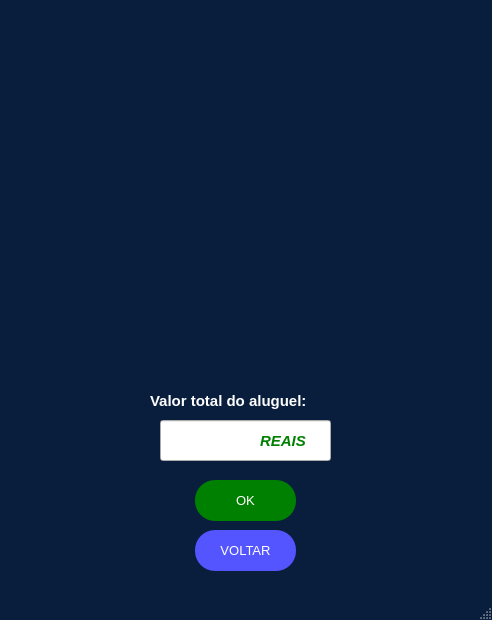
<?xml version="1.0" encoding="UTF-8"?>
<ui version="4.0">
 <class>MainWindow</class>
 <widget class="QMainWindow" name="MainWindow">
  <property name="geometry">
   <rect>
    <x>0</x>
    <y>0</y>
    <width>492</width>
    <height>620</height>
   </rect>
  </property>
  <property name="palette">
   <palette>
    <active>
     <colorrole role="WindowText">
      <brush brushstyle="SolidPattern">
       <color alpha="255">
        <red>255</red>
        <green>255</green>
        <blue>255</blue>
       </color>
      </brush>
     </colorrole>
     <colorrole role="Button">
      <brush brushstyle="SolidPattern">
       <color alpha="255">
        <red>9</red>
        <green>30</green>
        <blue>61</blue>
       </color>
      </brush>
     </colorrole>
     <colorrole role="Light">
      <brush brushstyle="SolidPattern">
       <color alpha="255">
        <red>13</red>
        <green>45</green>
        <blue>91</blue>
       </color>
      </brush>
     </colorrole>
     <colorrole role="Midlight">
      <brush brushstyle="SolidPattern">
       <color alpha="255">
        <red>11</red>
        <green>37</green>
        <blue>76</blue>
       </color>
      </brush>
     </colorrole>
     <colorrole role="Dark">
      <brush brushstyle="SolidPattern">
       <color alpha="255">
        <red>4</red>
        <green>15</green>
        <blue>30</blue>
       </color>
      </brush>
     </colorrole>
     <colorrole role="Mid">
      <brush brushstyle="SolidPattern">
       <color alpha="255">
        <red>6</red>
        <green>20</green>
        <blue>41</blue>
       </color>
      </brush>
     </colorrole>
     <colorrole role="Text">
      <brush brushstyle="SolidPattern">
       <color alpha="255">
        <red>255</red>
        <green>255</green>
        <blue>255</blue>
       </color>
      </brush>
     </colorrole>
     <colorrole role="BrightText">
      <brush brushstyle="SolidPattern">
       <color alpha="255">
        <red>255</red>
        <green>255</green>
        <blue>255</blue>
       </color>
      </brush>
     </colorrole>
     <colorrole role="ButtonText">
      <brush brushstyle="SolidPattern">
       <color alpha="255">
        <red>255</red>
        <green>255</green>
        <blue>255</blue>
       </color>
      </brush>
     </colorrole>
     <colorrole role="Base">
      <brush brushstyle="SolidPattern">
       <color alpha="255">
        <red>0</red>
        <green>0</green>
        <blue>0</blue>
       </color>
      </brush>
     </colorrole>
     <colorrole role="Window">
      <brush brushstyle="SolidPattern">
       <color alpha="255">
        <red>9</red>
        <green>30</green>
        <blue>61</blue>
       </color>
      </brush>
     </colorrole>
     <colorrole role="Shadow">
      <brush brushstyle="SolidPattern">
       <color alpha="255">
        <red>0</red>
        <green>0</green>
        <blue>0</blue>
       </color>
      </brush>
     </colorrole>
     <colorrole role="AlternateBase">
      <brush brushstyle="SolidPattern">
       <color alpha="255">
        <red>4</red>
        <green>15</green>
        <blue>30</blue>
       </color>
      </brush>
     </colorrole>
     <colorrole role="ToolTipBase">
      <brush brushstyle="SolidPattern">
       <color alpha="255">
        <red>255</red>
        <green>255</green>
        <blue>220</blue>
       </color>
      </brush>
     </colorrole>
     <colorrole role="ToolTipText">
      <brush brushstyle="SolidPattern">
       <color alpha="255">
        <red>0</red>
        <green>0</green>
        <blue>0</blue>
       </color>
      </brush>
     </colorrole>
     <colorrole role="PlaceholderText">
      <brush brushstyle="SolidPattern">
       <color alpha="128">
        <red>255</red>
        <green>255</green>
        <blue>255</blue>
       </color>
      </brush>
     </colorrole>
    </active>
    <inactive>
     <colorrole role="WindowText">
      <brush brushstyle="SolidPattern">
       <color alpha="255">
        <red>255</red>
        <green>255</green>
        <blue>255</blue>
       </color>
      </brush>
     </colorrole>
     <colorrole role="Button">
      <brush brushstyle="SolidPattern">
       <color alpha="255">
        <red>9</red>
        <green>30</green>
        <blue>61</blue>
       </color>
      </brush>
     </colorrole>
     <colorrole role="Light">
      <brush brushstyle="SolidPattern">
       <color alpha="255">
        <red>13</red>
        <green>45</green>
        <blue>91</blue>
       </color>
      </brush>
     </colorrole>
     <colorrole role="Midlight">
      <brush brushstyle="SolidPattern">
       <color alpha="255">
        <red>11</red>
        <green>37</green>
        <blue>76</blue>
       </color>
      </brush>
     </colorrole>
     <colorrole role="Dark">
      <brush brushstyle="SolidPattern">
       <color alpha="255">
        <red>4</red>
        <green>15</green>
        <blue>30</blue>
       </color>
      </brush>
     </colorrole>
     <colorrole role="Mid">
      <brush brushstyle="SolidPattern">
       <color alpha="255">
        <red>6</red>
        <green>20</green>
        <blue>41</blue>
       </color>
      </brush>
     </colorrole>
     <colorrole role="Text">
      <brush brushstyle="SolidPattern">
       <color alpha="255">
        <red>255</red>
        <green>255</green>
        <blue>255</blue>
       </color>
      </brush>
     </colorrole>
     <colorrole role="BrightText">
      <brush brushstyle="SolidPattern">
       <color alpha="255">
        <red>255</red>
        <green>255</green>
        <blue>255</blue>
       </color>
      </brush>
     </colorrole>
     <colorrole role="ButtonText">
      <brush brushstyle="SolidPattern">
       <color alpha="255">
        <red>255</red>
        <green>255</green>
        <blue>255</blue>
       </color>
      </brush>
     </colorrole>
     <colorrole role="Base">
      <brush brushstyle="SolidPattern">
       <color alpha="255">
        <red>0</red>
        <green>0</green>
        <blue>0</blue>
       </color>
      </brush>
     </colorrole>
     <colorrole role="Window">
      <brush brushstyle="SolidPattern">
       <color alpha="255">
        <red>9</red>
        <green>30</green>
        <blue>61</blue>
       </color>
      </brush>
     </colorrole>
     <colorrole role="Shadow">
      <brush brushstyle="SolidPattern">
       <color alpha="255">
        <red>0</red>
        <green>0</green>
        <blue>0</blue>
       </color>
      </brush>
     </colorrole>
     <colorrole role="AlternateBase">
      <brush brushstyle="SolidPattern">
       <color alpha="255">
        <red>4</red>
        <green>15</green>
        <blue>30</blue>
       </color>
      </brush>
     </colorrole>
     <colorrole role="ToolTipBase">
      <brush brushstyle="SolidPattern">
       <color alpha="255">
        <red>255</red>
        <green>255</green>
        <blue>220</blue>
       </color>
      </brush>
     </colorrole>
     <colorrole role="ToolTipText">
      <brush brushstyle="SolidPattern">
       <color alpha="255">
        <red>0</red>
        <green>0</green>
        <blue>0</blue>
       </color>
      </brush>
     </colorrole>
     <colorrole role="PlaceholderText">
      <brush brushstyle="SolidPattern">
       <color alpha="128">
        <red>255</red>
        <green>255</green>
        <blue>255</blue>
       </color>
      </brush>
     </colorrole>
    </inactive>
    <disabled>
     <colorrole role="WindowText">
      <brush brushstyle="SolidPattern">
       <color alpha="255">
        <red>4</red>
        <green>15</green>
        <blue>30</blue>
       </color>
      </brush>
     </colorrole>
     <colorrole role="Button">
      <brush brushstyle="SolidPattern">
       <color alpha="255">
        <red>9</red>
        <green>30</green>
        <blue>61</blue>
       </color>
      </brush>
     </colorrole>
     <colorrole role="Light">
      <brush brushstyle="SolidPattern">
       <color alpha="255">
        <red>13</red>
        <green>45</green>
        <blue>91</blue>
       </color>
      </brush>
     </colorrole>
     <colorrole role="Midlight">
      <brush brushstyle="SolidPattern">
       <color alpha="255">
        <red>11</red>
        <green>37</green>
        <blue>76</blue>
       </color>
      </brush>
     </colorrole>
     <colorrole role="Dark">
      <brush brushstyle="SolidPattern">
       <color alpha="255">
        <red>4</red>
        <green>15</green>
        <blue>30</blue>
       </color>
      </brush>
     </colorrole>
     <colorrole role="Mid">
      <brush brushstyle="SolidPattern">
       <color alpha="255">
        <red>6</red>
        <green>20</green>
        <blue>41</blue>
       </color>
      </brush>
     </colorrole>
     <colorrole role="Text">
      <brush brushstyle="SolidPattern">
       <color alpha="255">
        <red>4</red>
        <green>15</green>
        <blue>30</blue>
       </color>
      </brush>
     </colorrole>
     <colorrole role="BrightText">
      <brush brushstyle="SolidPattern">
       <color alpha="255">
        <red>255</red>
        <green>255</green>
        <blue>255</blue>
       </color>
      </brush>
     </colorrole>
     <colorrole role="ButtonText">
      <brush brushstyle="SolidPattern">
       <color alpha="255">
        <red>4</red>
        <green>15</green>
        <blue>30</blue>
       </color>
      </brush>
     </colorrole>
     <colorrole role="Base">
      <brush brushstyle="SolidPattern">
       <color alpha="255">
        <red>9</red>
        <green>30</green>
        <blue>61</blue>
       </color>
      </brush>
     </colorrole>
     <colorrole role="Window">
      <brush brushstyle="SolidPattern">
       <color alpha="255">
        <red>9</red>
        <green>30</green>
        <blue>61</blue>
       </color>
      </brush>
     </colorrole>
     <colorrole role="Shadow">
      <brush brushstyle="SolidPattern">
       <color alpha="255">
        <red>0</red>
        <green>0</green>
        <blue>0</blue>
       </color>
      </brush>
     </colorrole>
     <colorrole role="AlternateBase">
      <brush brushstyle="SolidPattern">
       <color alpha="255">
        <red>9</red>
        <green>30</green>
        <blue>61</blue>
       </color>
      </brush>
     </colorrole>
     <colorrole role="ToolTipBase">
      <brush brushstyle="SolidPattern">
       <color alpha="255">
        <red>255</red>
        <green>255</green>
        <blue>220</blue>
       </color>
      </brush>
     </colorrole>
     <colorrole role="ToolTipText">
      <brush brushstyle="SolidPattern">
       <color alpha="255">
        <red>0</red>
        <green>0</green>
        <blue>0</blue>
       </color>
      </brush>
     </colorrole>
     <colorrole role="PlaceholderText">
      <brush brushstyle="SolidPattern">
       <color alpha="128">
        <red>255</red>
        <green>255</green>
        <blue>255</blue>
       </color>
      </brush>
     </colorrole>
    </disabled>
   </palette>
  </property>
  <property name="windowTitle">
   <string>Long Drive</string>
  </property>
  <property name="windowIcon">
   <iconset>
    <normaloff>../Logos/LOGO4.png</normaloff>../Logos/LOGO4.png</iconset>
  </property>
  <property name="layoutDirection">
   <enum>Qt::LeftToRight</enum>
  </property>
  <widget class="QWidget" name="centralwidget">
   <widget class="QPushButton" name="kwidt2">
    <property name="geometry">
     <rect>
      <x>30</x>
      <y>-100</y>
      <width>431</width>
      <height>451</height>
     </rect>
    </property>
    <property name="palette">
     <palette>
      <active>
       <colorrole role="WindowText">
        <brush brushstyle="SolidPattern">
         <color alpha="255">
          <red>170</red>
          <green>85</green>
          <blue>0</blue>
         </color>
        </brush>
       </colorrole>
       <colorrole role="Text">
        <brush brushstyle="SolidPattern">
         <color alpha="255">
          <red>0</red>
          <green>0</green>
          <blue>0</blue>
         </color>
        </brush>
       </colorrole>
       <colorrole role="BrightText">
        <brush brushstyle="SolidPattern">
         <color alpha="255">
          <red>203</red>
          <green>255</green>
          <blue>80</blue>
         </color>
        </brush>
       </colorrole>
       <colorrole role="ButtonText">
        <brush brushstyle="SolidPattern">
         <color alpha="255">
          <red>57</red>
          <green>87</green>
          <blue>255</blue>
         </color>
        </brush>
       </colorrole>
       <colorrole role="ToolTipBase">
        <brush brushstyle="SolidPattern">
         <color alpha="255">
          <red>255</red>
          <green>255</green>
          <blue>0</blue>
         </color>
        </brush>
       </colorrole>
       <colorrole role="PlaceholderText">
        <brush brushstyle="SolidPattern">
         <color alpha="128">
          <red>0</red>
          <green>0</green>
          <blue>0</blue>
         </color>
        </brush>
       </colorrole>
      </active>
      <inactive>
       <colorrole role="WindowText">
        <brush brushstyle="SolidPattern">
         <color alpha="255">
          <red>170</red>
          <green>85</green>
          <blue>0</blue>
         </color>
        </brush>
       </colorrole>
       <colorrole role="Text">
        <brush brushstyle="SolidPattern">
         <color alpha="255">
          <red>0</red>
          <green>0</green>
          <blue>0</blue>
         </color>
        </brush>
       </colorrole>
       <colorrole role="BrightText">
        <brush brushstyle="SolidPattern">
         <color alpha="255">
          <red>203</red>
          <green>255</green>
          <blue>80</blue>
         </color>
        </brush>
       </colorrole>
       <colorrole role="ButtonText">
        <brush brushstyle="SolidPattern">
         <color alpha="255">
          <red>57</red>
          <green>87</green>
          <blue>255</blue>
         </color>
        </brush>
       </colorrole>
       <colorrole role="ToolTipBase">
        <brush brushstyle="SolidPattern">
         <color alpha="255">
          <red>255</red>
          <green>255</green>
          <blue>0</blue>
         </color>
        </brush>
       </colorrole>
       <colorrole role="PlaceholderText">
        <brush brushstyle="SolidPattern">
         <color alpha="128">
          <red>0</red>
          <green>0</green>
          <blue>0</blue>
         </color>
        </brush>
       </colorrole>
      </inactive>
      <disabled>
       <colorrole role="WindowText">
        <brush brushstyle="SolidPattern">
         <color alpha="255">
          <red>4</red>
          <green>15</green>
          <blue>30</blue>
         </color>
        </brush>
       </colorrole>
       <colorrole role="Text">
        <brush brushstyle="SolidPattern">
         <color alpha="255">
          <red>120</red>
          <green>120</green>
          <blue>120</blue>
         </color>
        </brush>
       </colorrole>
       <colorrole role="BrightText">
        <brush brushstyle="SolidPattern">
         <color alpha="255">
          <red>203</red>
          <green>255</green>
          <blue>80</blue>
         </color>
        </brush>
       </colorrole>
       <colorrole role="ButtonText">
        <brush brushstyle="SolidPattern">
         <color alpha="255">
          <red>120</red>
          <green>120</green>
          <blue>120</blue>
         </color>
        </brush>
       </colorrole>
       <colorrole role="ToolTipBase">
        <brush brushstyle="SolidPattern">
         <color alpha="255">
          <red>255</red>
          <green>255</green>
          <blue>0</blue>
         </color>
        </brush>
       </colorrole>
       <colorrole role="PlaceholderText">
        <brush brushstyle="SolidPattern">
         <color alpha="128">
          <red>0</red>
          <green>0</green>
          <blue>0</blue>
         </color>
        </brush>
       </colorrole>
      </disabled>
     </palette>
    </property>
    <property name="font">
     <font>
      <family>Arial</family>
      <weight>75</weight>
      <bold>true</bold>
     </font>
    </property>
    <property name="contextMenuPolicy">
     <enum>Qt::CustomContextMenu</enum>
    </property>
    <property name="text">
     <string/>
    </property>
    <property name="icon">
     <iconset>
      <normaloff>../Imagens/Parte 2/1.4 gol EDIT.png</normaloff>../Imagens/Parte 2/1.4 gol EDIT.png</iconset>
    </property>
    <property name="iconSize">
     <size>
      <width>492</width>
      <height>456</height>
     </size>
    </property>
    <property name="checkable">
     <bool>false</bool>
    </property>
    <property name="autoRepeat">
     <bool>false</bool>
    </property>
    <property name="autoExclusive">
     <bool>false</bool>
    </property>
    <property name="autoDefault">
     <bool>false</bool>
    </property>
    <property name="default">
     <bool>false</bool>
    </property>
    <property name="flat">
     <bool>true</bool>
    </property>
   </widget>
   <widget class="QLabel" name="logoT6">
    <property name="enabled">
     <bool>true</bool>
    </property>
    <property name="geometry">
     <rect>
      <x>1110</x>
      <y>530</y>
      <width>231</width>
      <height>231</height>
     </rect>
    </property>
    <property name="toolTip">
     <string>&lt;html&gt;&lt;head/&gt;&lt;body&gt;&lt;p align=&quot;center&quot;&gt;&lt;br/&gt;&lt;/p&gt;&lt;/body&gt;&lt;/html&gt;</string>
    </property>
    <property name="whatsThis">
     <string>&lt;html&gt;&lt;head/&gt;&lt;body&gt;&lt;p align=&quot;center&quot;&gt;&lt;br/&gt;&lt;/p&gt;&lt;/body&gt;&lt;/html&gt;</string>
    </property>
    <property name="autoFillBackground">
     <bool>false</bool>
    </property>
    <property name="styleSheet">
     <string notr="true"/>
    </property>
    <property name="text">
     <string/>
    </property>
    <property name="pixmap">
     <pixmap>../Logos/LOGO2.png</pixmap>
    </property>
    <property name="scaledContents">
     <bool>true</bool>
    </property>
    <property name="wordWrap">
     <bool>false</bool>
    </property>
   </widget>
   <widget class="QPushButton" name="voltar_10">
    <property name="geometry">
     <rect>
      <x>195</x>
      <y>530</y>
      <width>101</width>
      <height>41</height>
     </rect>
    </property>
    <property name="palette">
     <palette>
      <active>
       <colorrole role="WindowText">
        <brush brushstyle="SolidPattern">
         <color alpha="255">
          <red>255</red>
          <green>255</green>
          <blue>255</blue>
         </color>
        </brush>
       </colorrole>
       <colorrole role="Button">
        <brush brushstyle="SolidPattern">
         <color alpha="255">
          <red>85</red>
          <green>85</green>
          <blue>255</blue>
         </color>
        </brush>
       </colorrole>
       <colorrole role="Text">
        <brush brushstyle="SolidPattern">
         <color alpha="255">
          <red>255</red>
          <green>255</green>
          <blue>255</blue>
         </color>
        </brush>
       </colorrole>
       <colorrole role="BrightText">
        <brush brushstyle="SolidPattern">
         <color alpha="255">
          <red>203</red>
          <green>255</green>
          <blue>80</blue>
         </color>
        </brush>
       </colorrole>
       <colorrole role="ButtonText">
        <brush brushstyle="SolidPattern">
         <color alpha="255">
          <red>255</red>
          <green>255</green>
          <blue>255</blue>
         </color>
        </brush>
       </colorrole>
       <colorrole role="Base">
        <brush brushstyle="SolidPattern">
         <color alpha="255">
          <red>85</red>
          <green>85</green>
          <blue>255</blue>
         </color>
        </brush>
       </colorrole>
       <colorrole role="Window">
        <brush brushstyle="SolidPattern">
         <color alpha="255">
          <red>85</red>
          <green>85</green>
          <blue>255</blue>
         </color>
        </brush>
       </colorrole>
       <colorrole role="ToolTipBase">
        <brush brushstyle="SolidPattern">
         <color alpha="255">
          <red>255</red>
          <green>255</green>
          <blue>0</blue>
         </color>
        </brush>
       </colorrole>
       <colorrole role="PlaceholderText">
        <brush brushstyle="SolidPattern">
         <color alpha="128">
          <red>0</red>
          <green>0</green>
          <blue>0</blue>
         </color>
        </brush>
       </colorrole>
      </active>
      <inactive>
       <colorrole role="WindowText">
        <brush brushstyle="SolidPattern">
         <color alpha="255">
          <red>255</red>
          <green>255</green>
          <blue>255</blue>
         </color>
        </brush>
       </colorrole>
       <colorrole role="Button">
        <brush brushstyle="SolidPattern">
         <color alpha="255">
          <red>85</red>
          <green>85</green>
          <blue>255</blue>
         </color>
        </brush>
       </colorrole>
       <colorrole role="Text">
        <brush brushstyle="SolidPattern">
         <color alpha="255">
          <red>255</red>
          <green>255</green>
          <blue>255</blue>
         </color>
        </brush>
       </colorrole>
       <colorrole role="BrightText">
        <brush brushstyle="SolidPattern">
         <color alpha="255">
          <red>203</red>
          <green>255</green>
          <blue>80</blue>
         </color>
        </brush>
       </colorrole>
       <colorrole role="ButtonText">
        <brush brushstyle="SolidPattern">
         <color alpha="255">
          <red>255</red>
          <green>255</green>
          <blue>255</blue>
         </color>
        </brush>
       </colorrole>
       <colorrole role="Base">
        <brush brushstyle="SolidPattern">
         <color alpha="255">
          <red>85</red>
          <green>85</green>
          <blue>255</blue>
         </color>
        </brush>
       </colorrole>
       <colorrole role="Window">
        <brush brushstyle="SolidPattern">
         <color alpha="255">
          <red>85</red>
          <green>85</green>
          <blue>255</blue>
         </color>
        </brush>
       </colorrole>
       <colorrole role="ToolTipBase">
        <brush brushstyle="SolidPattern">
         <color alpha="255">
          <red>255</red>
          <green>255</green>
          <blue>0</blue>
         </color>
        </brush>
       </colorrole>
       <colorrole role="PlaceholderText">
        <brush brushstyle="SolidPattern">
         <color alpha="128">
          <red>0</red>
          <green>0</green>
          <blue>0</blue>
         </color>
        </brush>
       </colorrole>
      </inactive>
      <disabled>
       <colorrole role="WindowText">
        <brush brushstyle="SolidPattern">
         <color alpha="255">
          <red>255</red>
          <green>255</green>
          <blue>255</blue>
         </color>
        </brush>
       </colorrole>
       <colorrole role="Button">
        <brush brushstyle="SolidPattern">
         <color alpha="255">
          <red>85</red>
          <green>85</green>
          <blue>255</blue>
         </color>
        </brush>
       </colorrole>
       <colorrole role="Text">
        <brush brushstyle="SolidPattern">
         <color alpha="255">
          <red>255</red>
          <green>255</green>
          <blue>255</blue>
         </color>
        </brush>
       </colorrole>
       <colorrole role="BrightText">
        <brush brushstyle="SolidPattern">
         <color alpha="255">
          <red>203</red>
          <green>255</green>
          <blue>80</blue>
         </color>
        </brush>
       </colorrole>
       <colorrole role="ButtonText">
        <brush brushstyle="SolidPattern">
         <color alpha="255">
          <red>255</red>
          <green>255</green>
          <blue>255</blue>
         </color>
        </brush>
       </colorrole>
       <colorrole role="Base">
        <brush brushstyle="SolidPattern">
         <color alpha="255">
          <red>85</red>
          <green>85</green>
          <blue>255</blue>
         </color>
        </brush>
       </colorrole>
       <colorrole role="Window">
        <brush brushstyle="SolidPattern">
         <color alpha="255">
          <red>85</red>
          <green>85</green>
          <blue>255</blue>
         </color>
        </brush>
       </colorrole>
       <colorrole role="ToolTipBase">
        <brush brushstyle="SolidPattern">
         <color alpha="255">
          <red>255</red>
          <green>255</green>
          <blue>0</blue>
         </color>
        </brush>
       </colorrole>
       <colorrole role="PlaceholderText">
        <brush brushstyle="SolidPattern">
         <color alpha="128">
          <red>0</red>
          <green>0</green>
          <blue>0</blue>
         </color>
        </brush>
       </colorrole>
      </disabled>
     </palette>
    </property>
    <property name="font">
     <font>
      <family>Arial</family>
      <pointsize>10</pointsize>
      <weight>9</weight>
      <italic>false</italic>
      <bold>false</bold>
     </font>
    </property>
    <property name="contextMenuPolicy">
     <enum>Qt::CustomContextMenu</enum>
    </property>
    <property name="styleSheet">
     <string notr="true">QPushButton{
	color:white;
	border-radius:20px;
	background-color: rgb(85, 85, 255);
	font: 75 10pt &quot;Arial&quot;;
}
QPushButton:hover{
	background-color: rgb(10, 10, 127);
}</string>
    </property>
    <property name="text">
     <string>VOLTAR</string>
    </property>
    <property name="iconSize">
     <size>
      <width>93</width>
      <height>100</height>
     </size>
    </property>
    <property name="checkable">
     <bool>false</bool>
    </property>
    <property name="autoRepeat">
     <bool>false</bool>
    </property>
    <property name="autoExclusive">
     <bool>false</bool>
    </property>
    <property name="autoDefault">
     <bool>false</bool>
    </property>
    <property name="default">
     <bool>false</bool>
    </property>
    <property name="flat">
     <bool>true</bool>
    </property>
   </widget>
   <widget class="QLabel" name="datacli1">
    <property name="geometry">
     <rect>
      <x>150</x>
      <y>385</y>
      <width>201</width>
      <height>31</height>
     </rect>
    </property>
    <property name="font">
     <font>
      <family>Arial</family>
      <pointsize>11</pointsize>
      <weight>75</weight>
      <bold>true</bold>
     </font>
    </property>
    <property name="text">
     <string>Valor total do aluguel:</string>
    </property>
   </widget>
   <widget class="QPushButton" name="devolver">
    <property name="geometry">
     <rect>
      <x>195</x>
      <y>480</y>
      <width>101</width>
      <height>41</height>
     </rect>
    </property>
    <property name="palette">
     <palette>
      <active>
       <colorrole role="WindowText">
        <brush brushstyle="SolidPattern">
         <color alpha="255">
          <red>255</red>
          <green>255</green>
          <blue>255</blue>
         </color>
        </brush>
       </colorrole>
       <colorrole role="Button">
        <brush brushstyle="SolidPattern">
         <color alpha="255">
          <red>0</red>
          <green>128</green>
          <blue>0</blue>
         </color>
        </brush>
       </colorrole>
       <colorrole role="Text">
        <brush brushstyle="SolidPattern">
         <color alpha="255">
          <red>255</red>
          <green>255</green>
          <blue>255</blue>
         </color>
        </brush>
       </colorrole>
       <colorrole role="BrightText">
        <brush brushstyle="SolidPattern">
         <color alpha="255">
          <red>203</red>
          <green>255</green>
          <blue>80</blue>
         </color>
        </brush>
       </colorrole>
       <colorrole role="ButtonText">
        <brush brushstyle="SolidPattern">
         <color alpha="255">
          <red>255</red>
          <green>255</green>
          <blue>255</blue>
         </color>
        </brush>
       </colorrole>
       <colorrole role="Base">
        <brush brushstyle="SolidPattern">
         <color alpha="255">
          <red>0</red>
          <green>128</green>
          <blue>0</blue>
         </color>
        </brush>
       </colorrole>
       <colorrole role="Window">
        <brush brushstyle="SolidPattern">
         <color alpha="255">
          <red>0</red>
          <green>128</green>
          <blue>0</blue>
         </color>
        </brush>
       </colorrole>
       <colorrole role="ToolTipBase">
        <brush brushstyle="SolidPattern">
         <color alpha="255">
          <red>255</red>
          <green>255</green>
          <blue>0</blue>
         </color>
        </brush>
       </colorrole>
       <colorrole role="PlaceholderText">
        <brush brushstyle="SolidPattern">
         <color alpha="128">
          <red>0</red>
          <green>0</green>
          <blue>0</blue>
         </color>
        </brush>
       </colorrole>
      </active>
      <inactive>
       <colorrole role="WindowText">
        <brush brushstyle="SolidPattern">
         <color alpha="255">
          <red>255</red>
          <green>255</green>
          <blue>255</blue>
         </color>
        </brush>
       </colorrole>
       <colorrole role="Button">
        <brush brushstyle="SolidPattern">
         <color alpha="255">
          <red>0</red>
          <green>128</green>
          <blue>0</blue>
         </color>
        </brush>
       </colorrole>
       <colorrole role="Text">
        <brush brushstyle="SolidPattern">
         <color alpha="255">
          <red>255</red>
          <green>255</green>
          <blue>255</blue>
         </color>
        </brush>
       </colorrole>
       <colorrole role="BrightText">
        <brush brushstyle="SolidPattern">
         <color alpha="255">
          <red>203</red>
          <green>255</green>
          <blue>80</blue>
         </color>
        </brush>
       </colorrole>
       <colorrole role="ButtonText">
        <brush brushstyle="SolidPattern">
         <color alpha="255">
          <red>255</red>
          <green>255</green>
          <blue>255</blue>
         </color>
        </brush>
       </colorrole>
       <colorrole role="Base">
        <brush brushstyle="SolidPattern">
         <color alpha="255">
          <red>0</red>
          <green>128</green>
          <blue>0</blue>
         </color>
        </brush>
       </colorrole>
       <colorrole role="Window">
        <brush brushstyle="SolidPattern">
         <color alpha="255">
          <red>0</red>
          <green>128</green>
          <blue>0</blue>
         </color>
        </brush>
       </colorrole>
       <colorrole role="ToolTipBase">
        <brush brushstyle="SolidPattern">
         <color alpha="255">
          <red>255</red>
          <green>255</green>
          <blue>0</blue>
         </color>
        </brush>
       </colorrole>
       <colorrole role="PlaceholderText">
        <brush brushstyle="SolidPattern">
         <color alpha="128">
          <red>0</red>
          <green>0</green>
          <blue>0</blue>
         </color>
        </brush>
       </colorrole>
      </inactive>
      <disabled>
       <colorrole role="WindowText">
        <brush brushstyle="SolidPattern">
         <color alpha="255">
          <red>255</red>
          <green>255</green>
          <blue>255</blue>
         </color>
        </brush>
       </colorrole>
       <colorrole role="Button">
        <brush brushstyle="SolidPattern">
         <color alpha="255">
          <red>0</red>
          <green>128</green>
          <blue>0</blue>
         </color>
        </brush>
       </colorrole>
       <colorrole role="Text">
        <brush brushstyle="SolidPattern">
         <color alpha="255">
          <red>255</red>
          <green>255</green>
          <blue>255</blue>
         </color>
        </brush>
       </colorrole>
       <colorrole role="BrightText">
        <brush brushstyle="SolidPattern">
         <color alpha="255">
          <red>203</red>
          <green>255</green>
          <blue>80</blue>
         </color>
        </brush>
       </colorrole>
       <colorrole role="ButtonText">
        <brush brushstyle="SolidPattern">
         <color alpha="255">
          <red>255</red>
          <green>255</green>
          <blue>255</blue>
         </color>
        </brush>
       </colorrole>
       <colorrole role="Base">
        <brush brushstyle="SolidPattern">
         <color alpha="255">
          <red>0</red>
          <green>128</green>
          <blue>0</blue>
         </color>
        </brush>
       </colorrole>
       <colorrole role="Window">
        <brush brushstyle="SolidPattern">
         <color alpha="255">
          <red>0</red>
          <green>128</green>
          <blue>0</blue>
         </color>
        </brush>
       </colorrole>
       <colorrole role="ToolTipBase">
        <brush brushstyle="SolidPattern">
         <color alpha="255">
          <red>255</red>
          <green>255</green>
          <blue>0</blue>
         </color>
        </brush>
       </colorrole>
       <colorrole role="PlaceholderText">
        <brush brushstyle="SolidPattern">
         <color alpha="128">
          <red>0</red>
          <green>0</green>
          <blue>0</blue>
         </color>
        </brush>
       </colorrole>
      </disabled>
     </palette>
    </property>
    <property name="font">
     <font>
      <family>Arial</family>
      <pointsize>10</pointsize>
      <weight>9</weight>
      <italic>false</italic>
      <bold>false</bold>
     </font>
    </property>
    <property name="contextMenuPolicy">
     <enum>Qt::CustomContextMenu</enum>
    </property>
    <property name="styleSheet">
     <string notr="true">QPushButton{
	color:white;
	border-radius:20px;
	background-color: #008000;
	font: 75 10pt &quot;Arial&quot;;
}
QPushButton:hover{
	background-color: #005500;
}</string>
    </property>
    <property name="text">
     <string>OK</string>
    </property>
    <property name="iconSize">
     <size>
      <width>93</width>
      <height>100</height>
     </size>
    </property>
    <property name="checkable">
     <bool>false</bool>
    </property>
    <property name="autoRepeat">
     <bool>false</bool>
    </property>
    <property name="autoExclusive">
     <bool>false</bool>
    </property>
    <property name="autoDefault">
     <bool>false</bool>
    </property>
    <property name="default">
     <bool>false</bool>
    </property>
    <property name="flat">
     <bool>true</bool>
    </property>
   </widget>
   <widget class="QPushButton" name="kwidt2_2">
    <property name="geometry">
     <rect>
      <x>10</x>
      <y>510</y>
      <width>51</width>
      <height>81</height>
     </rect>
    </property>
    <property name="palette">
     <palette>
      <active>
       <colorrole role="WindowText">
        <brush brushstyle="SolidPattern">
         <color alpha="255">
          <red>170</red>
          <green>85</green>
          <blue>0</blue>
         </color>
        </brush>
       </colorrole>
       <colorrole role="Text">
        <brush brushstyle="SolidPattern">
         <color alpha="255">
          <red>0</red>
          <green>0</green>
          <blue>0</blue>
         </color>
        </brush>
       </colorrole>
       <colorrole role="BrightText">
        <brush brushstyle="SolidPattern">
         <color alpha="255">
          <red>203</red>
          <green>255</green>
          <blue>80</blue>
         </color>
        </brush>
       </colorrole>
       <colorrole role="ButtonText">
        <brush brushstyle="SolidPattern">
         <color alpha="255">
          <red>57</red>
          <green>87</green>
          <blue>255</blue>
         </color>
        </brush>
       </colorrole>
       <colorrole role="ToolTipBase">
        <brush brushstyle="SolidPattern">
         <color alpha="255">
          <red>255</red>
          <green>255</green>
          <blue>0</blue>
         </color>
        </brush>
       </colorrole>
       <colorrole role="PlaceholderText">
        <brush brushstyle="SolidPattern">
         <color alpha="128">
          <red>0</red>
          <green>0</green>
          <blue>0</blue>
         </color>
        </brush>
       </colorrole>
      </active>
      <inactive>
       <colorrole role="WindowText">
        <brush brushstyle="SolidPattern">
         <color alpha="255">
          <red>170</red>
          <green>85</green>
          <blue>0</blue>
         </color>
        </brush>
       </colorrole>
       <colorrole role="Text">
        <brush brushstyle="SolidPattern">
         <color alpha="255">
          <red>0</red>
          <green>0</green>
          <blue>0</blue>
         </color>
        </brush>
       </colorrole>
       <colorrole role="BrightText">
        <brush brushstyle="SolidPattern">
         <color alpha="255">
          <red>203</red>
          <green>255</green>
          <blue>80</blue>
         </color>
        </brush>
       </colorrole>
       <colorrole role="ButtonText">
        <brush brushstyle="SolidPattern">
         <color alpha="255">
          <red>57</red>
          <green>87</green>
          <blue>255</blue>
         </color>
        </brush>
       </colorrole>
       <colorrole role="ToolTipBase">
        <brush brushstyle="SolidPattern">
         <color alpha="255">
          <red>255</red>
          <green>255</green>
          <blue>0</blue>
         </color>
        </brush>
       </colorrole>
       <colorrole role="PlaceholderText">
        <brush brushstyle="SolidPattern">
         <color alpha="128">
          <red>0</red>
          <green>0</green>
          <blue>0</blue>
         </color>
        </brush>
       </colorrole>
      </inactive>
      <disabled>
       <colorrole role="WindowText">
        <brush brushstyle="SolidPattern">
         <color alpha="255">
          <red>4</red>
          <green>15</green>
          <blue>30</blue>
         </color>
        </brush>
       </colorrole>
       <colorrole role="Text">
        <brush brushstyle="SolidPattern">
         <color alpha="255">
          <red>120</red>
          <green>120</green>
          <blue>120</blue>
         </color>
        </brush>
       </colorrole>
       <colorrole role="BrightText">
        <brush brushstyle="SolidPattern">
         <color alpha="255">
          <red>203</red>
          <green>255</green>
          <blue>80</blue>
         </color>
        </brush>
       </colorrole>
       <colorrole role="ButtonText">
        <brush brushstyle="SolidPattern">
         <color alpha="255">
          <red>120</red>
          <green>120</green>
          <blue>120</blue>
         </color>
        </brush>
       </colorrole>
       <colorrole role="ToolTipBase">
        <brush brushstyle="SolidPattern">
         <color alpha="255">
          <red>255</red>
          <green>255</green>
          <blue>0</blue>
         </color>
        </brush>
       </colorrole>
       <colorrole role="PlaceholderText">
        <brush brushstyle="SolidPattern">
         <color alpha="128">
          <red>0</red>
          <green>0</green>
          <blue>0</blue>
         </color>
        </brush>
       </colorrole>
      </disabled>
     </palette>
    </property>
    <property name="font">
     <font>
      <family>Arial</family>
      <weight>75</weight>
      <bold>true</bold>
     </font>
    </property>
    <property name="contextMenuPolicy">
     <enum>Qt::CustomContextMenu</enum>
    </property>
    <property name="text">
     <string/>
    </property>
    <property name="icon">
     <iconset>
      <normaloff>../Logos/LOGO3.png</normaloff>../Logos/LOGO3.png</iconset>
    </property>
    <property name="iconSize">
     <size>
      <width>102</width>
      <height>99</height>
     </size>
    </property>
    <property name="checkable">
     <bool>false</bool>
    </property>
    <property name="autoRepeat">
     <bool>false</bool>
    </property>
    <property name="autoExclusive">
     <bool>false</bool>
    </property>
    <property name="autoDefault">
     <bool>false</bool>
    </property>
    <property name="default">
     <bool>false</bool>
    </property>
    <property name="flat">
     <bool>true</bool>
    </property>
   </widget>
   <widget class="QLineEdit" name="total">
    <property name="enabled">
     <bool>true</bool>
    </property>
    <property name="geometry">
     <rect>
      <x>160</x>
      <y>420</y>
      <width>171</width>
      <height>41</height>
     </rect>
    </property>
    <property name="font">
     <font>
      <pointsize>10</pointsize>
      <weight>75</weight>
      <bold>true</bold>
     </font>
    </property>
    <property name="styleSheet">
     <string notr="true">COLOR:GREEN;</string>
    </property>
    <property name="inputMask">
     <string/>
    </property>
   </widget>
   <widget class="QLabel" name="datacli1_2">
    <property name="geometry">
     <rect>
      <x>260</x>
      <y>420</y>
      <width>61</width>
      <height>41</height>
     </rect>
    </property>
    <property name="font">
     <font>
      <family>Arial</family>
      <pointsize>11</pointsize>
      <weight>75</weight>
      <italic>true</italic>
      <bold>true</bold>
      <underline>false</underline>
     </font>
    </property>
    <property name="styleSheet">
     <string notr="true">COLOR:GREEN;</string>
    </property>
    <property name="text">
     <string>REAIS</string>
    </property>
   </widget>
  </widget>
  <widget class="QStatusBar" name="statusbar"/>
 </widget>
 <resources>
  <include location="../ICONES_QTDESIGNER.qrc"/>
 </resources>
 <connections/>
</ui>
